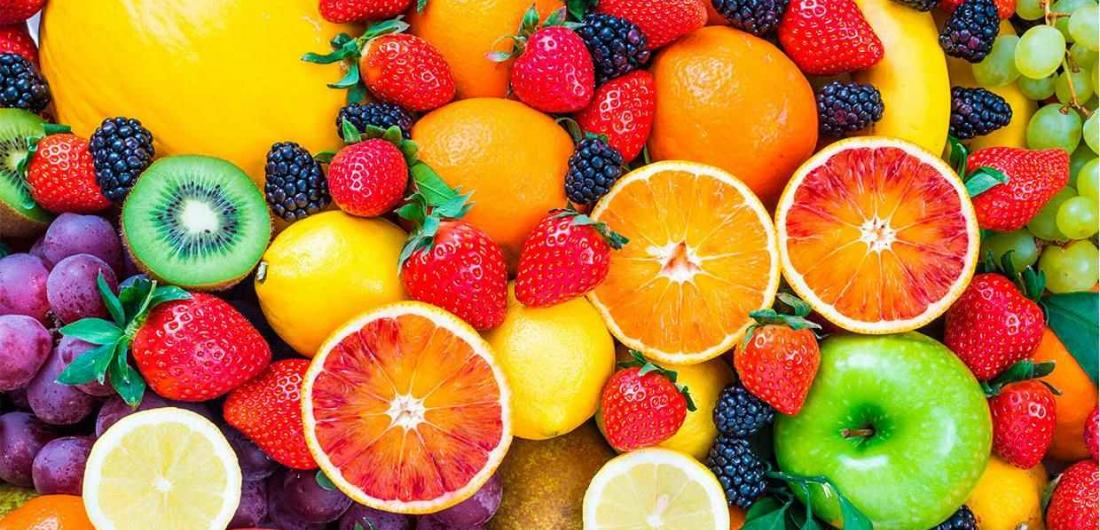
#> input picture Learn_IDAT/Imagenes/frutas.jpg, 1100 x 530 px, found by its file name
$ python Programa06.py
#> lines starting #> are read from the running program, lines starting #| are printed output that depends on the picture
import cv2

img = cv2.imread('C:/Users/Aldo Pizarro/Desktop/Idat_Clases/CicloV/ProcesamientoImg/frutas.jpg')
#> img is the input picture: shape (530, 1100, 3); mean B, G, R 58.3, 125.1, 185
# [6 lines of commented-out code are left out]
img = cv2.rectangle(img,(580,155),(780,360),(0,0,255),3)
font = cv2.FONT_HERSHEY_COMPLEX #tipo de letra
cv2.putText(img,"Naranja",(580,120),font,1,(255,0,0),1,cv2.LINE_AA) #dibujar texto
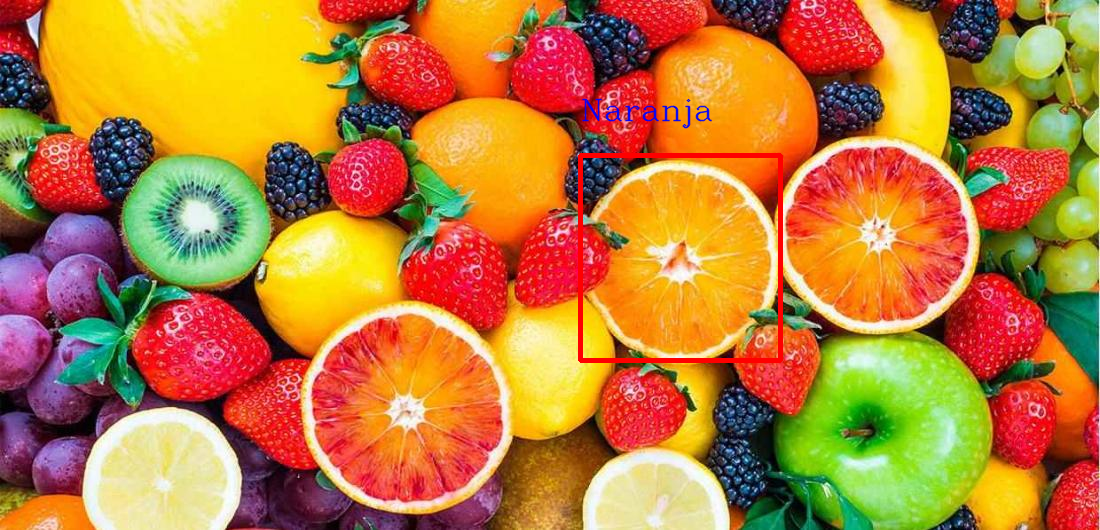
#> img: shape (530, 1100, 3); mean B, G, R 58.3, 124.2, 185.3
cv2.imshow('linea',img)
#texto(imagen, texto, posicion, tipo de letra, tamaño, color, grosor, modelo)
cv2.waitKey()

$ run again, with Learn_IDAT/Imagenes/moto.jpg copied over Learn_IDAT/Imagenes/frutas.jpg
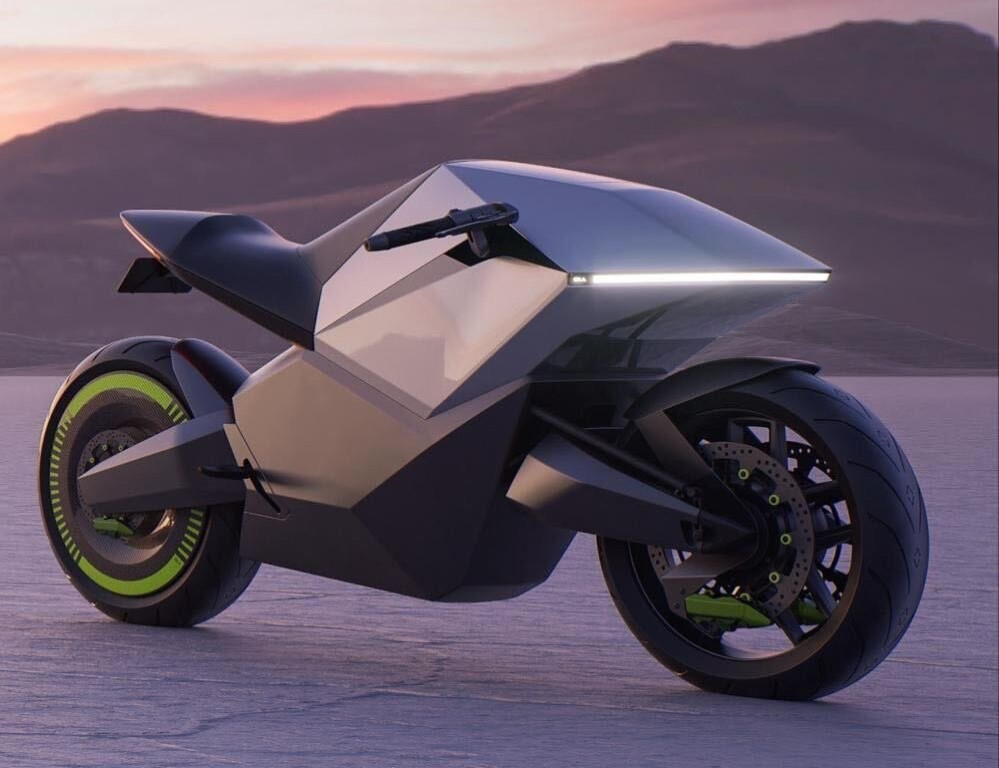
#> input picture Learn_IDAT/Imagenes/moto.jpg, 999 x 768 px, found by its file name
#> img is the input picture: shape (768, 999, 3); mean B, G, R 101.7, 86.3, 99.6
#> `cv2.putText(img,"Naranja",(580,120),font,1,(255,0,0),1,cv2.LINE_AA)`:
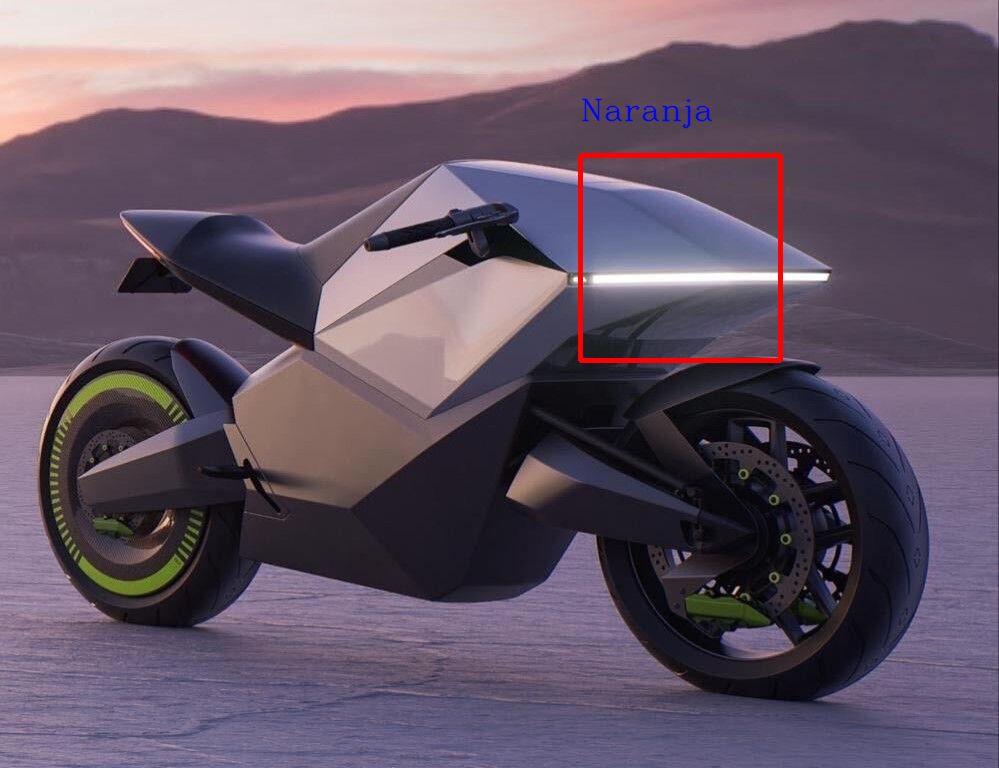
#> img: shape (768, 999, 3); mean B, G, R 101.3, 85.9, 100.4
